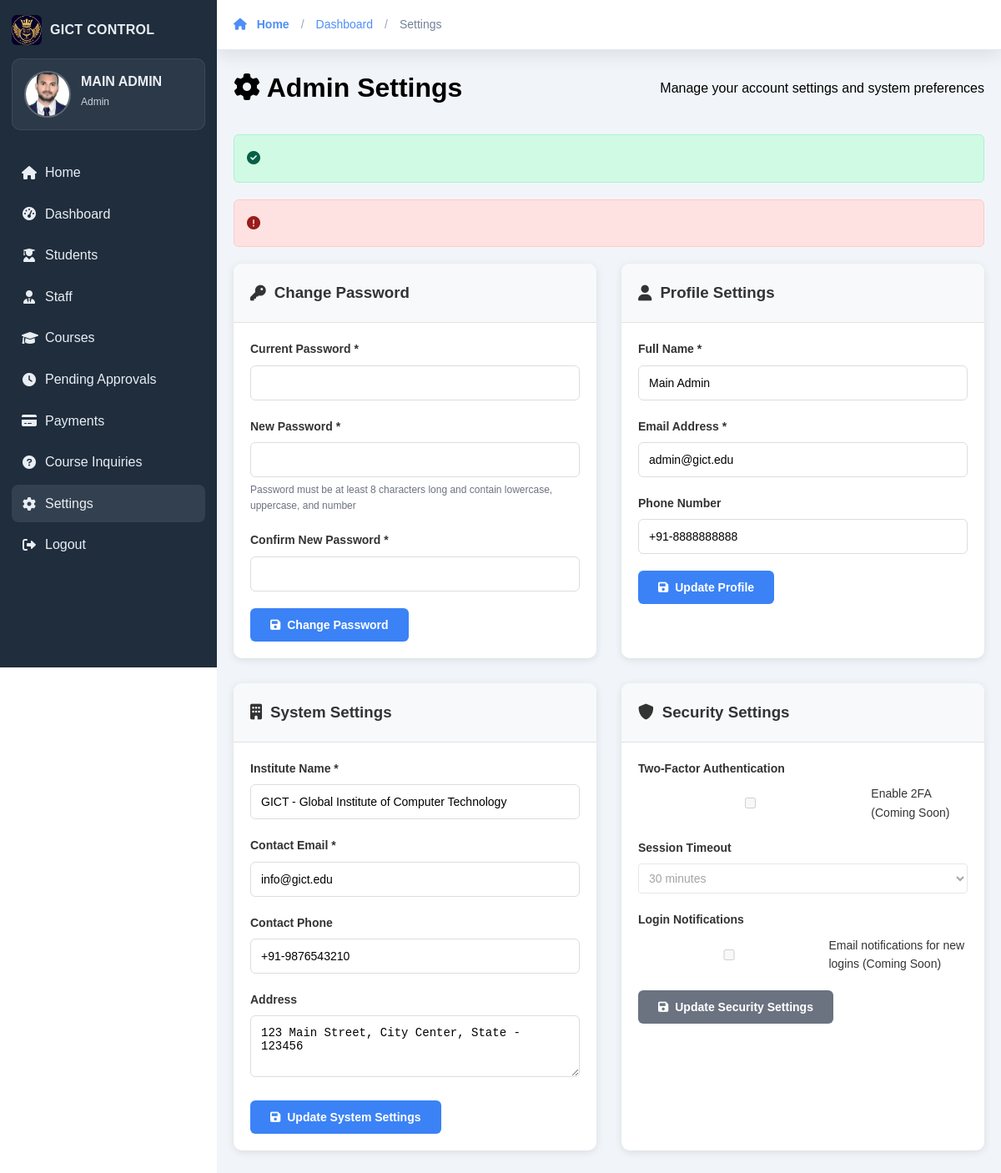
Screenshot of /admin/settings.php (signed in) with the database file from the repository.
### tables this page shows
CREATE TABLE users (
    id INT AUTO_INCREMENT PRIMARY KEY,
    username VARCHAR(50) UNIQUE NOT NULL,
    password VARCHAR(255) NOT NULL,
    full_name VARCHAR(255) NOT NULL,
    email VARCHAR(255) NOT NULL,
    phone VARCHAR(20),
    address TEXT,
    profile_image VARCHAR(500),
    user_type_id INT NOT NULL,
    status ENUM('active', 'inactive') DEFAULT 'active',
    created_at TIMESTAMP DEFAULT CURRENT_TIMESTAMP,
    updated_at TIMESTAMP DEFAULT CURRENT_TIMESTAMP ON UPDATE CURRENT_TIMESTAMP,
    FOREIGN KEY (user_type_id) REFERENCES user_types(id) ON DELETE RESTRICT
);

### includes/session_manager.php (called while the page is built, shortened)
<?php
function isLoggedIn() {
    return isset($_SESSION['user_id']) && !empty($_SESSION['user_id']) && isset($_SESSION['user_type']);
}
?>

### auth.php (called while the page is built, shortened)
<?php
require_once 'includes/session_manager.php';
require_once 'config/database.php';
function getCurrentUser() {
    if (isLoggedIn()) {
        try {
            $sql = "SELECT u.id, u.username, u.full_name, u.email, u.phone, u.address, u.status, ut.name as user_type
                    FROM users u
                    JOIN user_types ut ON u.user_type_id = ut.id
                    WHERE u.id = ? AND u.status = 'active'";
            $user = getRow($sql, [$_SESSION['user_id']]);
            if ($user) {
                return [
                    'id' => $user['id'],
                    'username' => $user['username'],
                    'type' => $user['user_type'],
                    'full_name' => $user['full_name'],
                    'email' => $user['email'],
                    'phone' => $user['phone'],
                    'address' => $user['address'],
                    'status' => $user['status']
                ];
            }
        } catch (Exception $e) {
        }
        return null;
    }
    return null;
}
?>

### config/database.php (called while the page is built, shortened)
<?php
function getDBConnection() {
    try {
        $dsn = "mysql:host=" . DB_HOST . ";dbname=" . DB_NAME . ";charset=" . DB_CHARSET;
        $pdo = new PDO($dsn, DB_USER, DB_PASS);
        $pdo->setAttribute(PDO::ATTR_ERRMODE, PDO::ERRMODE_EXCEPTION);
        $pdo->setAttribute(PDO::ATTR_DEFAULT_FETCH_MODE, PDO::FETCH_ASSOC);
        return $pdo;
    } catch (PDOException $e) {
        error_log("Database connection failed: " . $e->getMessage());
        return false;
    }
}
function executeQuery($sql, $params = []) {
    $pdo = getDBConnection();
    try {
        $stmt = $pdo->prepare($sql);
        $stmt->execute($params);
        return $stmt;
    } catch (PDOException $e) {
        error_log("Query execution failed: " . $e->getMessage());
        return false;
    }
}
function getRow($sql, $params = []) {
    $stmt = executeQuery($sql, $params);
    if ($stmt) {
        return $stmt->fetch();
    }
    return false;
}
?>

### admin/settings.php (the view, shortened to what this page needs)
<?php
require_once '../auth.php';
$user = getCurrentUser();
$success_message = '';
$error_message = '';
$current_user = getRow("SELECT * FROM users WHERE id = ?", [$user['id']]);
?>
<!DOCTYPE html>
<html lang="en">
<head>
    <link rel="stylesheet" href="../assets/css/style.css">
    <link rel="stylesheet" href="../assets/css/admin-dashboard.css">
    <link rel="stylesheet" href="https://cdnjs.cloudflare.com/ajax/libs/font-awesome/6.0.0/css/all.min.css">
</head>
<body>
    <div class="admin-container">
        <aside class="admin-sidebar">
            <div class="admin-brand">
                <img src="../assets/images/logo.png" alt="logo" />
                <div class="brand-title">GICT CONTROL</div>
            </div>
            <div class="profile-card-mini">
                <img src="../assets/images/brijendra.jpeg" alt="Profile" />
                <div>
                    <div class="name"><?php echo htmlspecialchars(strtoupper($user['full_name'])); ?></div>
                    <div class="role"><?php echo htmlspecialchars(ucfirst($user['user_type'] ?? 'admin')); ?></div>
                </div>
            </div>
            <ul class="sidebar-nav">
                <li><a href="../index.php"><i class="fas fa-home"></i> Home</a></li>
                <li><a href="../dashboard.php"><i class="fas fa-tachometer-alt"></i> Dashboard</a></li>
                <li><a href="students.php"><i class="fas fa-user-graduate"></i> Students</a></li>
                <li><a href="staff.php"><i class="fas fa-user-tie"></i> Staff</a></li>
                <li><a href="courses.php"><i class="fas fa-graduation-cap"></i> Courses</a></li>
                <li><a href="pending-approvals.php"><i class="fas fa-clock"></i> Pending Approvals</a></li>
                <li><a href="payments.php"><i class="fas fa-credit-card"></i> Payments</a></li>
                <li><a href="inquiries.php"><i class="fas fa-question-circle"></i> Course Inquiries</a></li>
                <li><a class="active" href="settings.php"><i class="fas fa-cog"></i> Settings</a></li>
                <li><a href="../logout.php"><i class="fas fa-sign-out-alt"></i> Logout</a></li>
            </ul>
        </aside>
        <header class="admin-topbar">
            <div class="topbar-left">
                <div class="breadcrumbs">
                    <a href="../index.php" class="topbar-home-link"><i class="fas fa-home"></i> Home</a>
                    <span style="opacity:.7; margin: 0 6px;">/</span>
                    <a href="../dashboard.php">Dashboard</a>
                    <span style="opacity:.7; margin: 0 6px;">/</span>
                    <span>Settings</span>
                </div>
            </div>
        </header>
        <main class="admin-content">
            <div class="page-header">
                <h1><i class="fas fa-cog"></i> Admin Settings</h1>
                <p>Manage your account settings and system preferences</p>
            </div>
            <?php if (isset($success_message)): ?>
                <div class="alert alert-success">
                    <i class="fas fa-check-circle"></i> <?php echo htmlspecialchars($success_message); ?>
                </div>
            <?php endif; ?>
            <?php if (isset($error_message)): ?>
                <div class="alert alert-danger">
                    <i class="fas fa-exclamation-circle"></i> <?php echo htmlspecialchars($error_message); ?>
                </div>
            <?php endif; ?>
            <div class="settings-grid">
                <div class="settings-card">
                    <div class="settings-header">
                        <h3><i class="fas fa-key"></i> Change Password</h3>
                    </div>
                    <div class="settings-body">
                        <form method="POST" action="settings.php">
                            <div class="form-group">
                                <label for="current_password">Current Password *</label>
                                <input type="password" id="current_password" name="current_password" required>
                            </div>
                            <div class="form-group">
                                <label for="new_password">New Password *</label>
                                <input type="password" id="new_password" name="new_password" required minlength="8">
                                <small>Password must be at least 8 characters long and contain lowercase, uppercase, and number</small>
                            </div>
                            <div class="form-group">
                                <label for="confirm_password">Confirm New Password *</label>
                                <input type="password" id="confirm_password" name="confirm_password" required minlength="8">
                            </div>
                            <button type="submit" class="btn btn-primary">
                                <i class="fas fa-save"></i> Change Password
                            </button>
                        </form>
                    </div>
                </div>
                <div class="settings-card">
                    <div class="settings-header">
                        <h3><i class="fas fa-user"></i> Profile Settings</h3>
                    </div>
                    <div class="settings-body">
                        <form method="POST" action="settings.php">
                            <div class="form-group">
                                <label for="full_name">Full Name *</label>
                                <input type="text" id="full_name" name="full_name" value="<?php echo htmlspecialchars($current_user['full_name'] ?? ''); ?>" required>
                            </div>
                            <div class="form-group">
                                <label for="email">Email Address *</label>
                                <input type="email" id="email" name="email" value="<?php echo htmlspecialchars($current_user['email'] ?? ''); ?>" required>
                            </div>
                            <div class="form-group">
                                <label for="phone">Phone Number</label>
                                <input type="tel" id="phone" name="phone" value="<?php echo htmlspecialchars($current_user['phone'] ?? ''); ?>">
                            </div>
                            <button type="submit" class="btn btn-primary">
                                <i class="fas fa-save"></i> Update Profile
                            </button>
                        </form>
                    </div>
                </div>
                <div class="settings-card">
                    <div class="settings-header">
                        <h3><i class="fas fa-building"></i> System Settings</h3>
                    </div>
                    <div class="settings-body">
                        <form method="POST" action="settings.php">
                            <div class="form-group">
                                <label for="institute_name">Institute Name *</label>
                                <input type="text" id="institute_name" name="institute_name" value="GICT - Global Institute of Computer Technology" required>
                            </div>
                            <div class="form-group">
                                <label for="contact_email">Contact Email *</label>
                                <input type="email" id="contact_email" name="contact_email" value="info@gict.edu" required>
                            </div>
                            <div class="form-group">
                                <label for="contact_phone">Contact Phone</label>
                                <input type="tel" id="contact_phone" name="contact_phone" value="+91-9876543210">
                            </div>
                            <div class="form-group">
                                <label for="address">Address</label>
                                <textarea id="address" name="address" rows="3">123 Main Street, City Center, State - 123456</textarea>
                            </div>
                            <button type="submit" class="btn btn-primary">
                                <i class="fas fa-save"></i> Update System Settings
                            </button>
                        </form>
                    </div>
                </div>
                <div class="settings-card">
                    <div class="settings-header">
                        <h3><i class="fas fa-shield-alt"></i> Security Settings</h3>
                    </div>
                    <div class="settings-body">
                        <div class="form-group">
                            <label>Two-Factor Authentication</label>
                            <div style="display: flex; align-items: center; gap: 10px;">
                                <input type="checkbox" id="2fa_enabled" disabled>
                                <label for="2fa_enabled" style="margin: 0; font-weight: normal;">Enable 2FA (Coming Soon)</label>
                            </div>
                        </div>
                        <div class="form-group">
                            <label>Session Timeout</label>
                            <select disabled style="padding: 8px; border: 1px solid #ddd; border-radius: 4px;">
                                <option>30 minutes</option>
                            </select>
                        </div>
                        <div class="form-group">
                            <label>Login Notifications</label>
                            <div style="display: flex; align-items: center; gap: 10px;">
                                <input type="checkbox" id="login_notifications" disabled>
                                <label for="login_notifications" style="margin: 0; font-weight: normal;">Email notifications for new logins (Coming Soon)</label>
                            </div>
                        </div>
                        <button type="button" class="btn btn-secondary" disabled>
                            <i class="fas fa-save"></i> Update Security Settings
                        </button>
                    </div>
                </div>
            </div>
        </main>
    </div>
</body>
</html>

### assets/css/style.css (style rules this page uses)
body { margin: 0; padding: 0; padding-top: 180px; font-family: Arial, sans-serif; background: #fff; }

### assets/css/admin-dashboard.css (style rules this page uses)
:root { --primary: #0f6fb1; --sidebar-bg: #1f2d3d; --sidebar-text: #e9eef3; --panel-bg: #ffffff; --muted: #6b7280; --success: #28a745; --info: #17a2b8; --warning: #ffc107; --danger: #dc3545; --shadow: 0 8px 20px rgba(0,0,0,0.08); }
* { box-sizing: border-box; }
.admin-sidebar { grid-area: sidebar; background: var(--sidebar-bg); color: var(--sidebar-text); display: flex; flex-direction: column; padding: 18px 14px; }
.admin-brand { display: flex; align-items: center; gap: 10px; margin-bottom: 16px; }
.admin-brand img { width: 36px; height: 36px; border-radius: 6px; object-fit: cover; }
.admin-brand .brand-title { font-weight: 700; letter-spacing: .3px; }
.profile-card-mini { background: rgba(255,255,255,0.06); border: 1px solid rgba(255,255,255,0.08); border-radius: 10px; padding: 14px; display: grid; grid-template-columns: 56px 1fr; gap: 12px; margin-bottom: 16px; }
.profile-card-mini img { width: 56px; height: 56px; border-radius: 50%; object-fit: cover; border: 2px solid rgba(255,255,255,0.25); }
.profile-card-mini .name { font-weight: 600; }
.profile-card-mini .role { color: #cbd5e1; font-size: 12px; margin-top: 2px; }
.sidebar-nav { list-style: none; padding: 0; margin: 8px 0 0 0; }
.sidebar-nav li { margin: 4px 0; }
.sidebar-nav a { display: flex; align-items: center; gap: 10px; padding: 10px 12px; text-decoration: none; color: var(--sidebar-text); border-radius: 8px; transition: background .2s ease; }
.sidebar-nav a i { width: 18px; text-align: center; }
.sidebar-nav a.active, .sidebar-nav a:hover { background: rgba(255,255,255,0.09); }
.admin-topbar { grid-area: topbar; background: #0f6fb1; color: #ffffff; display: flex; align-items: center; justify-content: space-between; padding: 0 18px; box-shadow: var(--shadow); }
.topbar-left { display: flex; align-items: center; gap: 12px; }
.breadcrumbs { font-size: 13px; opacity: .9; }
.topbar-home-link { color: #ffffff; text-decoration: none; font-weight: 600; }
.topbar-home-link i { margin-right: 6px; }
.admin-content { grid-area: content; padding: 18px; overflow: auto; }
.form-group { margin-bottom: 20px; }
.form-group label { display: block; margin-bottom: 8px; font-weight: 600; color: #374151; font-size: 14px; }
.form-group input, .form-group select, .form-group textarea { width: 100%; padding: 12px 16px; border: 2px solid #e5e7eb; border-radius: 8px; font-size: 14px; transition: all 0.2s ease; background: #fff; }
.form-group small { display: block; margin-top: 6px; color: #6b7280; font-size: 12px; }
.btn { padding: 12px 24px; border: none; border-radius: 8px; font-size: 14px; font-weight: 600; cursor: pointer; transition: all 0.2s ease; text-decoration: none; display: inline-flex; align-items: center; gap: 8px; }
.btn-primary { background: linear-gradient(135deg, #0f6fb1 0%, #0d5a8a 100%); color: white; }
.btn-secondary { background: #6b7280; color: white; }

### assets/css/base.css (style rules this page uses)
* { margin: 0; padding: 0; box-sizing: border-box; }
body { font-family: Arial, sans-serif; line-height: 1.6; background-color: #fff; }

### assets/css/header.css (style rules this page uses)
html, body { margin: 0 !important; padding: 0 !important; }

### rows the page displays
users: full_name "Main Admin", email "admin@gict.edu", phone "+91-8888888888"

### other values shown
$user['full_name'] "MAIN ADMIN"
$user['user_type'] "Admin"
